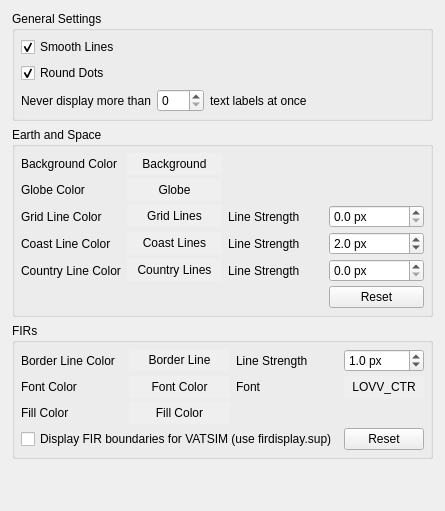
     <widget class="QWidget" name="displayTab">
      <attribute name="title">
       <string>Display 1</string>
      </attribute>
      <layout class="QVBoxLayout">
       <property name="leftMargin">
        <number>12</number>
       </property>
       <property name="rightMargin">
        <number>12</number>
       </property>
       <property name="bottomMargin">
        <number>12</number>
       </property>
       <item>
        <widget class="QGroupBox" name="groupBoxDisplayGeneral">
         <property name="title">
          <string>General Settings</string>
         </property>
         <layout class="QVBoxLayout">
          <property name="margin">
           <number>6</number>
          </property>
          <item>
           <widget class="QCheckBox" name="cbLineSmoothing">
            <property name="text">
             <string>Smooth Lines</string>
            </property>
            <property name="checked">
             <bool>true</bool>
            </property>
           </widget>
          </item>
          <item>
           <widget class="QCheckBox" name="cbDotSmoothing">
            <property name="text">
             <string>Round Dots</string>
            </property>
            <property name="checked">
             <bool>true</bool>
            </property>
           </widget>
          </item>
          <item>
           <layout class="QHBoxLayout">
            <item>
             <widget class="QLabel" name="label_42">
              <property name="text">
               <string>Never display more than</string>
              </property>
              <property name="buddy">
               <cstring>sbMaxTextLabels</cstring>
              </property>
             </widget>
            </item>
            <item>
             <widget class="QSpinBox" name="sbMaxTextLabels">
              <property name="maximum">
               <number>200</number>
              </property>
             </widget>
            </item>
            <item>
             <widget class="QLabel" name="label_43">
              <property name="text">
               <string>text labels at once</string>
              </property>
              <property name="buddy">
               <cstring>sbMaxTextLabels</cstring>
              </property>
             </widget>
            </item>
            <item>
             <spacer>
              <property name="orientation">
               <enum>Qt::Horizontal</enum>
              </property>
              <property name="sizeHint" stdset="0">
               <size>
                <width>40</width>
                <height>20</height>
               </size>
              </property>
             </spacer>
            </item>
           </layout>
          </item>
         </layout>
        </widget>
       </item>
       <item>
        <widget class="QGroupBox" name="groupBoxEarthSpace">
         <property name="title">
          <string>Earth and Space</string>
         </property>
         <layout class="QGridLayout">
          <property name="verticalSpacing">
           <number>4</number>
          </property>
          <property name="margin">
           <number>6</number>
          </property>
          <item row="0" column="0">
           <widget class="QLabel" name="label_6">
            <property name="text">
             <string>Background Color</string>
            </property>
            <property name="buddy">
             <cstring>pbBackgroundColor</cstring>
            </property>
           </widget>
          </item>
          <item row="0" column="1">
           <widget class="QPushButton" name="pbBackgroundColor">
            <property name="autoFillBackground">
             <bool>true</bool>
            </property>
            <property name="text">
             <string>Background</string>
            </property>
            <property name="flat">
             <bool>true</bool>
            </property>
           </widget>
          </item>
          <item row="1" column="0">
           <widget class="QLabel" name="label_7">
            <property name="text">
             <string>Globe Color</string>
            </property>
            <property name="buddy">
             <cstring>pbGlobeColor</cstring>
            </property>
           </widget>
          </item>
          <item row="1" column="1">
           <widget class="QPushButton" name="pbGlobeColor">
            <property name="autoFillBackground">
             <bool>true</bool>
            </property>
            <property name="text">
             <string>Globe</string>
            </property>
            <property name="flat">
             <bool>true</bool>
            </property>
           </widget>
          </item>
          <item row="2" column="0">
           <widget class="QLabel" name="label_8">
            <property name="text">
             <string>Grid Line Color</string>
            </property>
            <property name="buddy">
             <cstring>pbGridLineColor</cstring>
            </property>
           </widget>
          </item>
          <item row="2" column="1">
           <widget class="QPushButton" name="pbGridLineColor">
            <property name="autoFillBackground">
             <bool>true</bool>
            </property>
            <property name="text">
             <string>Grid Lines</string>
            </property>
            <property name="flat">
             <bool>true</bool>
            </property>
           </widget>
          </item>
          <item row="2" column="2">
           <widget class="QLabel" name="label_9">
            <property name="text">
             <string>Line Strength</string>
            </property>
           </widget>
          </item>
          <item row="3" column="0">
           <widget class="QLabel" name="label_10">
            <property name="text">
             <string>Coast Line Color</string>
            </property>
            <property name="buddy">
             <cstring>pbCoastLineColor</cstring>
            </property>
           </widget>
          </item>
          <item row="3" column="1">
           <widget class="QPushButton" name="pbCoastLineColor">
            <property name="autoFillBackground">
             <bool>true</bool>
            </property>
            <property name="text">
             <string>Coast Lines</string>
            </property>
            <property name="flat">
             <bool>true</bool>
            </property>
           </widget>
          </item>
          <item row="3" column="2">
           <widget class="QLabel" name="label_11">
            <property name="text">
             <string>Line Strength</string>
            </property>
            <property name="buddy">
             <cstring>sbCoastLineStrength</cstring>
            </property>
           </widget>
          </item>
          <item row="3" column="3">
           <widget class="QDoubleSpinBox" name="sbCoastLineStrength">
            <property name="suffix">
             <string> px</string>
            </property>
            <property name="decimals">
             <number>1</number>
            </property>
            <property name="minimum">
             <double>0.000000000000000</double>
            </property>
            <property name="maximum">
             <double>10.000000000000000</double>
            </property>
            <property name="singleStep">
             <double>0.100000000000000</double>
            </property>
            <property name="value">
             <double>2.000000000000000</double>
            </property>
           </widget>
          </item>
          <item row="4" column="0">
           <widget class="QLabel" name="label_12">
            <property name="text">
             <string>Country Line Color</string>
            </property>
            <property name="buddy">
             <cstring>pbCountryLineColor</cstring>
            </property>
           </widget>
          </item>
          <item row="4" column="1">
           <widget class="QPushButton" name="pbCountryLineColor">
            <property name="autoFillBackground">
             <bool>true</bool>
            </property>
            <property name="text">
             <string>Country Lines</string>
            </property>
            <property name="flat">
             <bool>true</bool>
            </property>
           </widget>
          </item>
          <item row="4" column="2">
           <widget class="QLabel" name="label_13">
            <property name="text">
             <string>Line Strength</string>
            </property>
           </widget>
          </item>
          <item row="5" column="3">
           <widget class="QPushButton" name="buttonResetEarthSpace">
            <property name="text">
             <string>Reset</string>
            </property>
           </widget>
          </item>
          <item row="2" column="3">
           <widget class="QDoubleSpinBox" name="sbGridLineStrength">
            <property name="suffix">
             <string> px</string>
            </property>
            <property name="decimals">
             <number>1</number>
            </property>
            <property name="minimum">
             <double>0.000000000000000</double>
            </property>
            <property name="maximum">
             <double>10.000000000000000</double>
            </property>
            <property name="singleStep">
             <double>0.100000000000000</double>
            </property>
           </widget>
          </item>
          <item row="4" column="3">
           <widget class="QDoubleSpinBox" name="sbCountryLineStrength">
            <property name="suffix">
             <string> px</string>
            </property>
            <property name="decimals">
             <number>1</number>
            </property>
            <property name="minimum">
             <double>0.000000000000000</double>
            </property>
            <property name="maximum">
             <double>10.000000000000000</double>
            </property>
            <property name="singleStep">
             <double>0.100000000000000</double>
            </property>
           </widget>
          </item>
         </layout>
        </widget>
       </item>
       <item>
        <widget class="QGroupBox" name="groupBoxFirs">
         <property name="title">
          <string>FIRs</string>
         </property>
         <layout class="QGridLayout">
          <property name="verticalSpacing">
           <number>4</number>
          </property>
          <property name="margin">
           <number>6</number>
          </property>
          <item row="0" column="0">
           <widget class="QLabel" name="label_14">
            <property name="text">
             <string>Border Line Color</string>
            </property>
            <property name="buddy">
             <cstring>pbFirBorderLineColor</cstring>
            </property>
           </widget>
          </item>
          <item row="0" column="1">
           <widget class="QPushButton" name="pbFirBorderLineColor">
            <property name="autoFillBackground">
             <bool>true</bool>
            </property>
            <property name="text">
             <string>Border Line</string>
            </property>
            <property name="flat">
             <bool>true</bool>
            </property>
           </widget>
          </item>
          <item row="0" column="2">
           <widget class="QLabel" name="label_15">
            <property name="text">
             <string>Line Strength</string>
            </property>
            <property name="buddy">
             <cstring>sbFirBorderLineStrength</cstring>
            </property>
           </widget>
          </item>
          <item row="0" column="3">
           <widget class="QDoubleSpinBox" name="sbFirBorderLineStrength">
            <property name="suffix">
             <string> px</string>
            </property>
            <property name="decimals">
             <number>1</number>
            </property>
            <property name="minimum">
             <double>0.000000000000000</double>
            </property>
            <property name="maximum">
             <double>10.000000000000000</double>
            </property>
            <property name="singleStep">
             <double>0.100000000000000</double>
            </property>
            <property name="value">
             <double>1.000000000000000</double>
            </property>
           </widget>
          </item>
          <item row="1" column="0">
           <widget class="QLabel" name="label_17">
            <property name="text">
             <string>Font Color</string>
            </property>
            <property name="buddy">
             <cstring>pbFirFontColor</cstring>
            </property>
           </widget>
          </item>
          <item row="1" column="1">
           <widget class="QPushButton" name="pbFirFontColor">
            <property name="autoFillBackground">
             <bool>true</bool>
            </property>
            <property name="text">
             <string>Font Color</string>
            </property>
            <property name="flat">
             <bool>true</bool>
            </property>
           </widget>
          </item>
          <item row="1" column="2">
           <widget class="QLabel" name="label_18">
            <property name="text">
             <string>Font</string>
            </property>
            <property name="buddy">
             <cstring>pbFirFont</cstring>
            </property>
           </widget>
          </item>
          <item row="1" column="3">
           <widget class="QPushButton" name="pbFirFont">
            <property name="autoFillBackground">
             <bool>true</bool>
            </property>
            <property name="text">
             <string>LOVV_CTR</string>
            </property>
            <property name="flat">
             <bool>true</bool>
            </property>
           </widget>
          </item>
          <item row="2" column="0">
           <widget class="QLabel" name="label_16">
            <property name="text">
             <string>Fill Color</string>
            </property>
            <property name="buddy">
             <cstring>pbFirFillColor</cstring>
            </property>
           </widget>
          </item>
          <item row="2" column="1">
           <widget class="QPushButton" name="pbFirFillColor">
            <property name="autoFillBackground">
             <bool>true</bool>
            </property>
            <property name="text">
             <string>Fill Color</string>
            </property>
            <property name="flat">
             <bool>true</bool>
            </property>
           </widget>
          </item>
          <item row="3" column="0" colspan="3">
           <widget class="QCheckBox" name="cbReadSupFile">
            <property name="text">
             <string>Display FIR boundaries for VATSIM (use firdisplay.sup)</string>
            </property>
           </widget>
          </item>
          <item row="3" column="3">
           <widget class="QPushButton" name="buttonResetFir">
            <property name="text">
             <string>Reset</string>
            </property>
           </widget>
          </item>
         </layout>
        </widget>
       </item>
       <item>
        <spacer>
         <property name="orientation">
          <enum>Qt::Vertical</enum>
         </property>
         <property name="sizeHint" stdset="0">
          <size>
           <width>20</width>
           <height>40</height>
          </size>
         </property>
        </spacer>
       </item>
      </layout>
     </widget>
